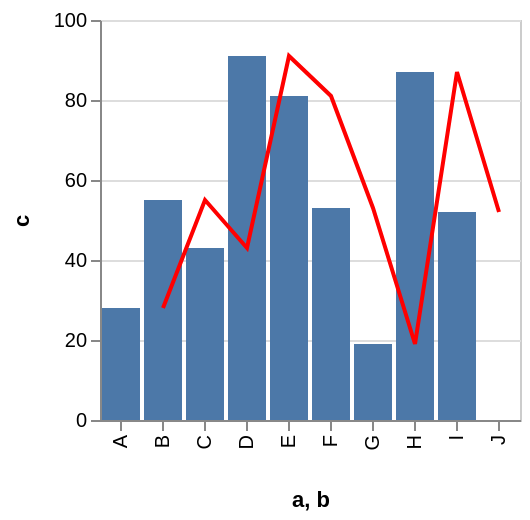

Write a Vega-Lite specification for this figure.
### Vega specification from a JSON file in a GitHub repository (floating-point values rounded to 4 significant figures)
{"$schema": "https://vega.github.io/schema/vega/v3.0.json", "autosize": "pad", "padding": 5, "encode": {"update": {"stroke": {"value": "#ccc"}, "fill": {"value": "transparent"}}}, "data": [{"name": "source_0", "values": [{"a": "A", "b": "B", "c": 28}, {"a": "B", "b": "C", "c": 55}, {"a": "C", "b": "D", "c": 43}, {"a": "D", "b": "E", "c": 91}, {"a": "E", "b": "F", "c": 81}, {"a": "F", "b": "G", "c": 53}, {"a": "G", "b": "H", "c": 19}, {"a": "H", "b": "I", "c": 87}, {"a": "I", "b": "J", "c": 52}]}, {"name": "data_1", "source": "source_0", "transform": [{"type": "formula", "expr": "toNumber(datum[\"c\"])", "as": "c"}, {"type": "filter", "expr": "datum[\"c\"] !== null && !isNaN(datum[\"c\"])"}]}, {"name": "data_2", "source": "source_0", "transform": [{"type": "formula", "expr": "toNumber(datum[\"c\"])", "as": "c"}, {"type": "filter", "expr": "datum[\"c\"] !== null && !isNaN(datum[\"c\"])"}]}], "signals": [{"name": "x_step", "value": 21}, {"name": "width", "update": "bandspace(domain('x').length, 0.1, 0.05) * x_step"}, {"name": "height", "update": "200"}], "marks": [{"name": "layer_0_marks", "type": "rect", "role": "bar", "from": {"data": "data_1"}, "encode": {"update": {"x": {"scale": "x", "field": "a"}, "width": {"scale": "x", "band": true}, "y": {"scale": "y", "field": "c"}, "y2": {"scale": "y", "value": 0}, "fill": {"value": "#4c78a8"}}}}, {"name": "layer_1_marks", "type": "line", "sort": {"field": "datum[\"b\"]", "order": "descending"}, "from": {"data": "data_2"}, "encode": {"update": {"x": {"scale": "x", "field": "b", "band": 0.5}, "y": {"scale": "y", "field": "c"}, "stroke": {"value": "red"}}}}], "scales": [{"name": "x", "type": "band", "domain": {"fields": [{"data": "data_1", "field": "a"}, {"data": "data_2", "field": "b"}], "sort": true}, "range": {"step": {"signal": "x_step"}}, "round": true, "paddingInner": 0.1, "paddingOuter": 0.05}, {"name": "y", "type": "linear", "domain": {"fields": [{"data": "data_1", "field": "c"}, {"data": "data_2", "field": "c"}], "sort": true}, "range": [{"signal": "height"}, 0], "round": true, "nice": true, "zero": true}], "axes": [{"scale": "x", "labelOverlap": true, "orient": "bottom", "title": "a, b", "zindex": 1, "encode": {"labels": {"update": {"angle": {"value": 270}, "align": {"value": "right"}, "baseline": {"value": "middle"}}}}}, {"scale": "y", "labelOverlap": true, "orient": "left", "tickCount": {"signal": "ceil(height/40)"}, "title": "c", "zindex": 1}, {"scale": "y", "domain": false, "grid": true, "labels": false, "maxExtent": 0, "minExtent": 0, "orient": "left", "tickCount": {"signal": "ceil(height/40)"}, "ticks": false, "zindex": 0, "gridScale": "x"}], "config": {"axis": {"minExtent": 30, "domainColor": "#888", "tickColor": "#888"}}}
